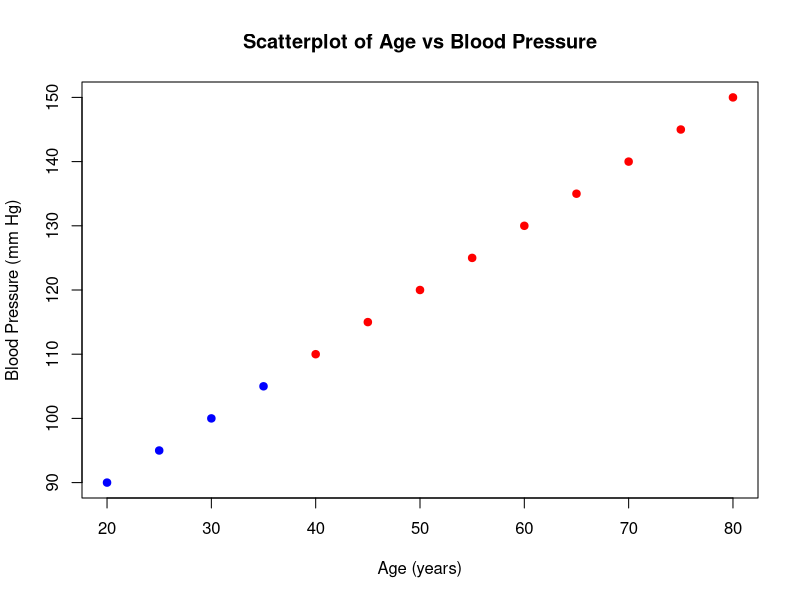
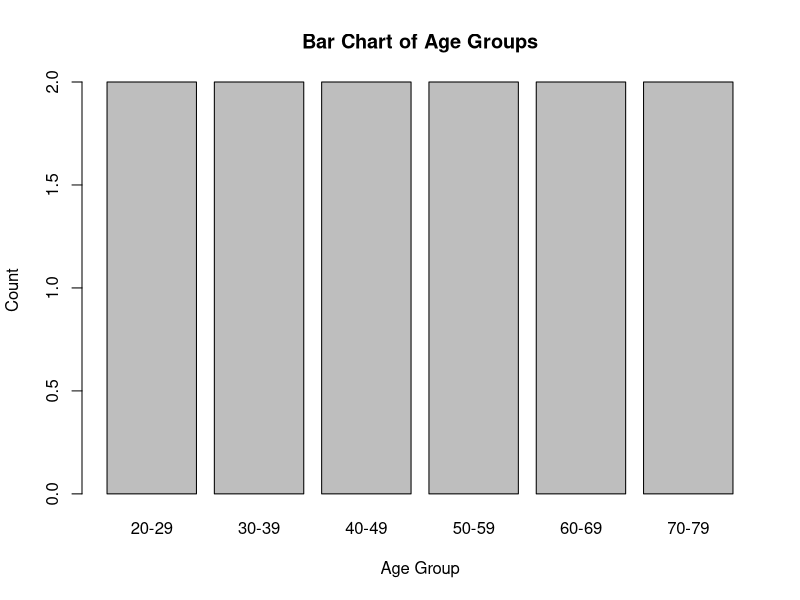
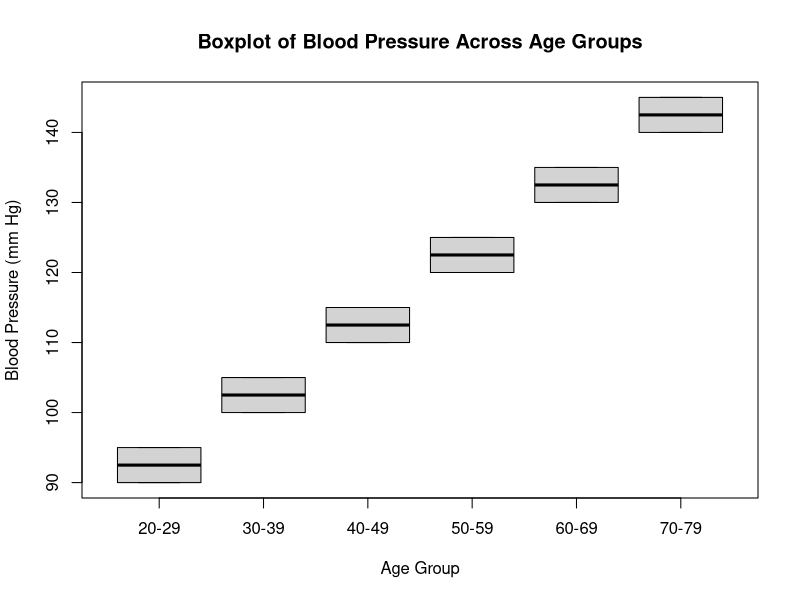
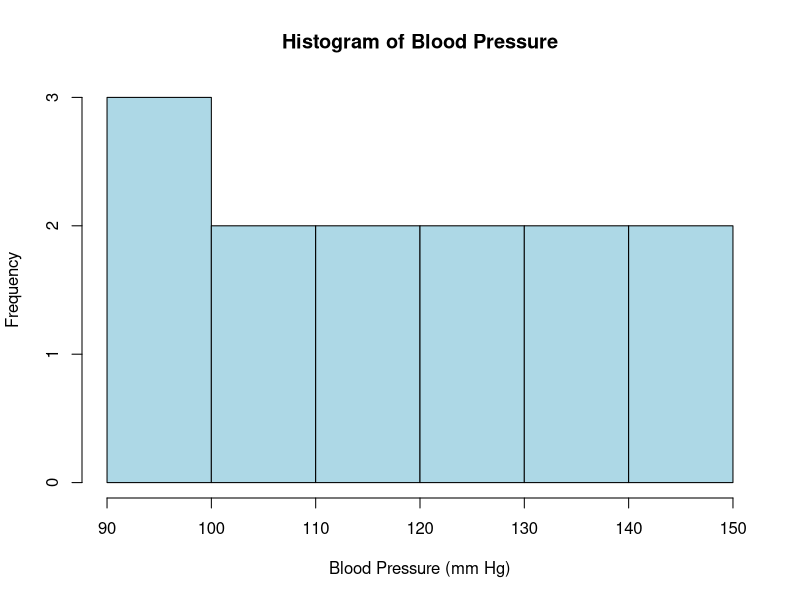

Reproduce these figures in R, in order.

age <- c(20, 25, 30, 35, 40, 45, 50, 55, 60, 65, 70, 75, 80)
blood_pressure <- c(90, 95, 100, 105, 110, 115, 120, 125, 130, 135, 140, 145, 150)
diabetes_status <- c(0, 0, 0, 0, 1, 1, 1, 1, 1, 1, 1, 1, 1)

plot(age, blood_pressure, main = "Scatterplot of Age vs Blood Pressure",
     xlab = "Age (years)", ylab = "Blood Pressure (mm Hg)",
     pch = 19, col = ifelse(diabetes_status == 0, "blue", "red"))

age_groups <- cut(age, breaks = seq(20, 80, by = 10), right = FALSE,
                  labels = c("20-29", "30-39", "40-49", "50-59", "60-69", "70-79"))
counts <- table(age_groups)
barplot(counts, main = "Bar Chart of Age Groups",
        xlab = "Age Group", ylab = "Count")

boxplot(blood_pressure ~ age_groups, main = "Boxplot of Blood Pressure Across Age Groups",
        xlab = "Age Group", ylab = "Blood Pressure (mm Hg)")

hist(blood_pressure, main = "Histogram of Blood Pressure",
     xlab = "Blood Pressure (mm Hg)", ylab = "Frequency",
     col = "lightblue", border = "black")